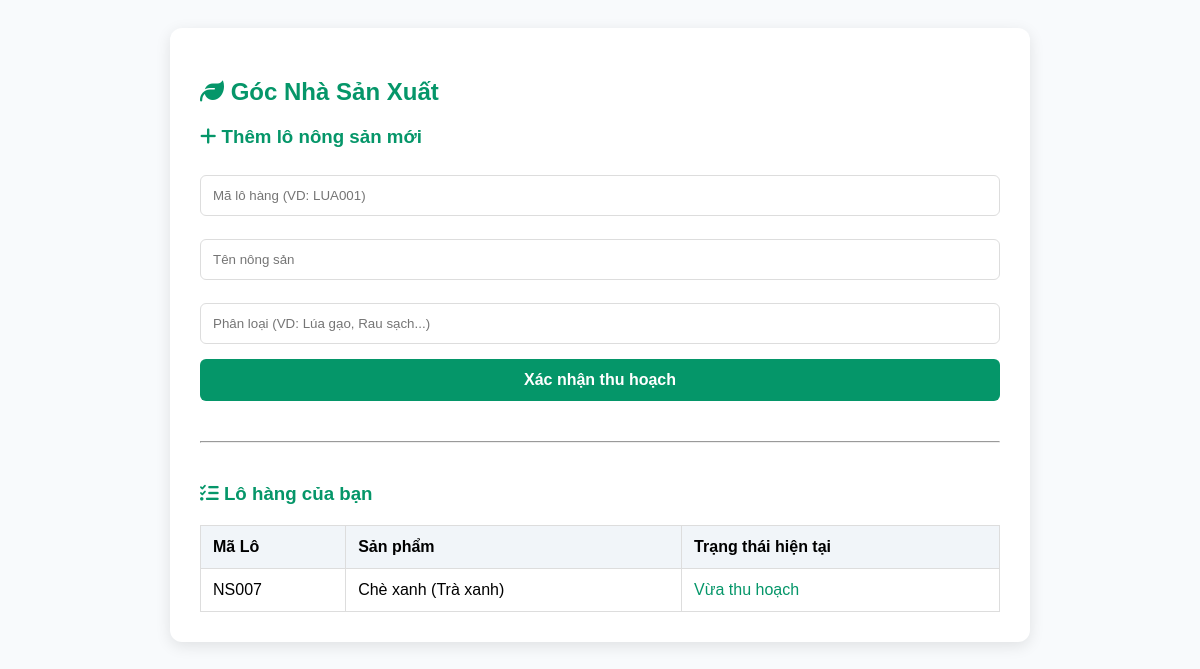
The app's page /nongdan.php (signed in) with its own data.
### tables this page shows
CREATE TABLE `sanpham` (
  `id` varchar(50) NOT NULL,
  `ten_nongsan` varchar(255) NOT NULL,
  `ten_nongdan` varchar(255) NOT NULL,
  `ngay_thuhoach` date NOT NULL,
  `trang_thai` varchar(100) DEFAULT 'Vừa thu hoạch',
  `trang_thai_duyet` varchar(20) DEFAULT 'cho_duyet',
  `phan_loai` varchar(50) DEFAULT NULL
);

### nongdan.php (the view, shortened to what this page needs)
<?php
require_once 'db.php';
?>
<!DOCTYPE html>
<html lang="vi">
<head>
    <link rel="stylesheet" href="https://cdnjs.cloudflare.com/ajax/libs/font-awesome/6.5.1/css/all.min.css">
</head>
<body>
    <div class="container">
        <h2><i class="fa-solid fa-leaf"></i> Góc Nhà Sản Xuất</h2>
        <h3><i class="fa-solid fa-plus"></i> Thêm lô nông sản mới</h3>
        <form method="POST">
            <input type="text" name="id" placeholder="Mã lô hàng (VD: LUA001)" required>
            <input type="text" name="ten_nongsan" placeholder="Tên nông sản" required>
            <input type="text" name="phan_loai" placeholder="Phân loại (VD: Lúa gạo, Rau sạch...)" required>
            <button type="submit">Xác nhận thu hoạch</button>
        </form>
        <hr style="margin: 40px 0;">
        <h3><i class="fa-solid fa-list-check"></i> Lô hàng của bạn</h3>
        <table>
            <tr style="background: #f1f5f9;">
                <th>Mã Lô</th>
                <th>Sản phẩm</th>
                <th>Trạng thái hiện tại</th>
            </tr>
            <?php
            $stmt = $pdo->prepare("SELECT * FROM sanpham WHERE ten_nongdan = ? ORDER BY id DESC");
            $stmt->execute([$_SESSION['username']]);
            $items = $stmt->fetchAll();
            foreach($items as $row):
            ?>
            <tr>
                <td><?= htmlspecialchars($row['id']) ?></td>
                <td><?= htmlspecialchars($row['ten_nongsan']) ?></td>
                <td>
                    <?php if($row['trang_thai'] == 'Đang vận chuyển'): ?>
                        <span style="color: #dc2626; font-weight: bold; background: #fee2e2; padding: 4px 8px; border-radius: 4px;">
                            📦 Đã có người nhận vận chuyển (Chuẩn bị hàng!)
                        </span>
                    <?php else: ?>
                        <span style="color: #059669; font-weight: 500;">
                            <?= htmlspecialchars($row['trang_thai'] ?? 'Đang chờ') ?>
                        </span>
                    <?php endif; ?>
                </td>
            </tr>
            <?php endforeach; ?>
        </table>
    </div>
</body>
</html>

### nongdan.php (style rules this page uses)
body { font-family: sans-serif; background-color: #f8fafc; padding: 20px; }
.container { max-width: 800px; margin: 0 auto; background: #fff; padding: 30px; border-radius: 12px; box-shadow: 0 4px 15px rgba(0,0,0,0.1); }
h2, h3 { color: #059669; }
input { width: 100%; padding: 12px; margin: 8px 0 15px 0; border: 1px solid #ddd; border-radius: 6px; box-sizing: border-box; }
button { width: 100%; padding: 12px; background: #059669; color: white; border: none; border-radius: 6px; cursor: pointer; font-size: 16px; font-weight: bold; }
table { width: 100%; border-collapse: collapse; margin-top: 20px; }
th, td { padding: 12px; border: 1px solid #ddd; text-align: left; }

### records on screen
sanpham: id "NS007", ten_nongsan "Chè xanh (Trà xanh)", trang_thai "Vừa thu hoạch"
